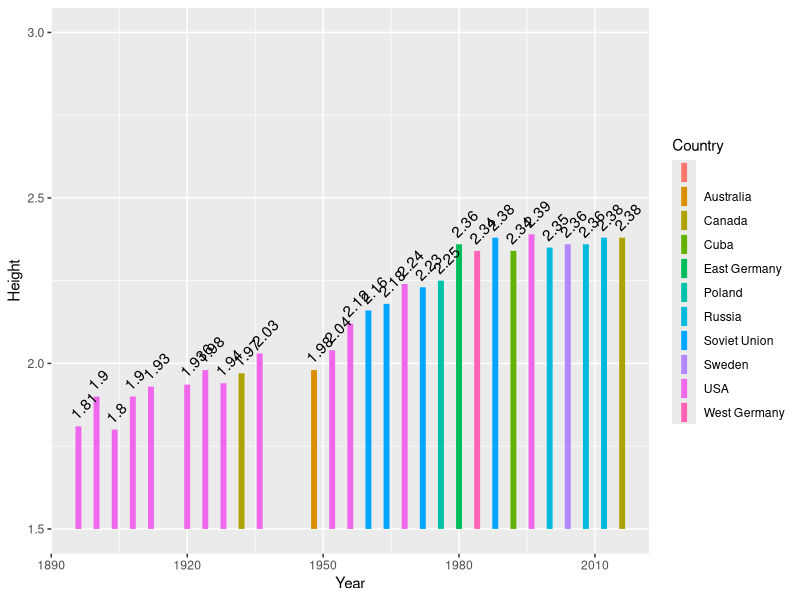

This figure's R source:
library(ggplot2)

df = read.csv("high-jump.csv")

p = ggplot(df, aes(x=Year, y=Height))+ ylim(1.5, 3) + geom_linerange(aes(x=Year,ymin=1.5, ymax=Height, color=Country),size=2, show.legend=TRUE) + geom_text(aes(label=Height,angle=45),vjust = -0.4, hjust=-0.1)

ggsave("final_plot.png", plot = p, dpi = 400, width = 12, height = 5)
